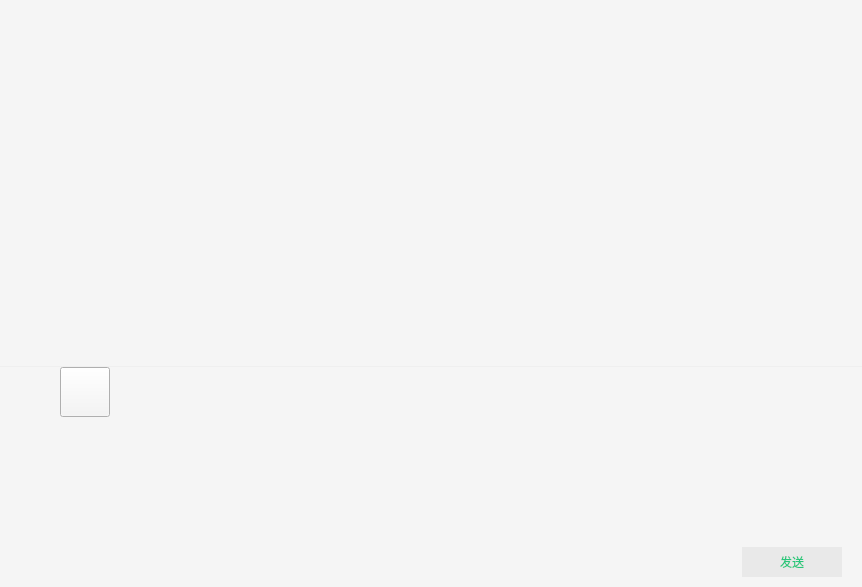
<?xml version="1.0" encoding="UTF-8"?>
<ui version="4.0">
 <class>Groupchat_windows</class>
 <widget class="QWidget" name="Groupchat_windows">
  <property name="geometry">
   <rect>
    <x>0</x>
    <y>0</y>
    <width>862</width>
    <height>587</height>
   </rect>
  </property>
  <property name="windowTitle">
   <string>Form</string>
  </property>
  <layout class="QGridLayout" name="gridLayout_2">
   <property name="leftMargin">
    <number>0</number>
   </property>
   <property name="topMargin">
    <number>0</number>
   </property>
   <property name="rightMargin">
    <number>0</number>
   </property>
   <property name="bottomMargin">
    <number>0</number>
   </property>
   <property name="horizontalSpacing">
    <number>0</number>
   </property>
   <property name="verticalSpacing">
    <number>1</number>
   </property>
   <item row="0" column="0">
    <widget class="QListWidget" name="listWidget">
     <property name="styleSheet">
      <string notr="true">border:none;
background-color: rgb(245,245,245);
</string>
     </property>
    </widget>
   </item>
   <item row="1" column="0">
    <widget class="QWidget" name="widget_2" native="true">
     <property name="minimumSize">
      <size>
       <width>0</width>
       <height>220</height>
      </size>
     </property>
     <property name="maximumSize">
      <size>
       <width>16777215</width>
       <height>220</height>
      </size>
     </property>
     <property name="styleSheet">
      <string notr="true">background-color: rgb(245,245,245);</string>
     </property>
     <layout class="QGridLayout" name="gridLayout">
      <property name="leftMargin">
       <number>0</number>
      </property>
      <property name="topMargin">
       <number>0</number>
      </property>
      <property name="rightMargin">
       <number>0</number>
      </property>
      <property name="bottomMargin">
       <number>0</number>
      </property>
      <property name="spacing">
       <number>0</number>
      </property>
      <item row="1" column="0">
       <spacer name="horizontalSpacer_3">
        <property name="orientation">
         <enum>Qt::Horizontal</enum>
        </property>
        <property name="sizeType">
         <enum>QSizePolicy::Fixed</enum>
        </property>
        <property name="sizeHint" stdset="0">
         <size>
          <width>15</width>
          <height>20</height>
         </size>
        </property>
       </spacer>
      </item>
      <item row="1" column="1">
       <widget class="QTextEdit" name="textEditWrite">
        <property name="font">
         <font>
          <family>微软雅黑 Light</family>
          <pointsize>10</pointsize>
         </font>
        </property>
        <property name="styleSheet">
         <string notr="true">border:none;
background-color: rgb(245,245,245);
left-margin: 10px;</string>
        </property>
       </widget>
      </item>
      <item row="0" column="0" colspan="2">
       <widget class="QWidget" name="widget_3" native="true">
        <property name="minimumSize">
         <size>
          <width>0</width>
          <height>50</height>
         </size>
        </property>
        <property name="maximumSize">
         <size>
          <width>16777215</width>
          <height>50</height>
         </size>
        </property>
        <property name="styleSheet">
         <string notr="true">background-color: rgb(245,245,245);</string>
        </property>
        <layout class="QGridLayout" name="gridLayout_4">
         <property name="leftMargin">
          <number>10</number>
         </property>
         <property name="topMargin">
          <number>0</number>
         </property>
         <property name="rightMargin">
          <number>0</number>
         </property>
         <property name="bottomMargin">
          <number>0</number>
         </property>
         <property name="spacing">
          <number>0</number>
         </property>
         <item row="0" column="0">
          <widget class="QPushButton" name="emoji">
           <property name="minimumSize">
            <size>
             <width>50</width>
             <height>50</height>
            </size>
           </property>
           <property name="maximumSize">
            <size>
             <width>50</width>
             <height>50</height>
            </size>
           </property>
           <property name="styleSheet">
            <string notr="true">QPushButton#emoji{
border:none;
}
QPushButton#emoji:hover{
background-color: rgb(208, 208, 208);
border:none;
}
QPushiButton#emoji:pressed{
background-color: rgb(157, 157, 157);
border:none;
}</string>
           </property>
           <property name="text">
            <string/>
           </property>
          </widget>
         </item>
         <item row="0" column="1">
          <widget class="QPushButton" name="send_file">
           <property name="minimumSize">
            <size>
             <width>50</width>
             <height>50</height>
            </size>
           </property>
           <property name="maximumSize">
            <size>
             <width>50</width>
             <height>50</height>
            </size>
           </property>
           <property name="styleSheet">
            <string notr="true">QPushButton#send_file{
border:none;
}
QPushButton#send_file:hover{
background-color: rgb(208, 208, 208);
border:none;
}
QPushiButton#send_file:pressed{
background-color: rgb(157, 157, 157);
border:none;
}</string>
           </property>
           <property name="text">
            <string/>
           </property>
          </widget>
         </item>
         <item row="0" column="2">
          <widget class="QPushButton" name="prtsc">
           <property name="minimumSize">
            <size>
             <width>50</width>
             <height>50</height>
            </size>
           </property>
           <property name="maximumSize">
            <size>
             <width>50</width>
             <height>50</height>
            </size>
           </property>
           <property name="styleSheet">
            <string notr="true">border:none;</string>
           </property>
           <property name="text">
            <string/>
           </property>
          </widget>
         </item>
         <item row="0" column="3">
          <widget class="QPushButton" name="history">
           <property name="minimumSize">
            <size>
             <width>50</width>
             <height>50</height>
            </size>
           </property>
           <property name="maximumSize">
            <size>
             <width>50</width>
             <height>50</height>
            </size>
           </property>
           <property name="styleSheet">
            <string notr="true">QPushButton#history{
border:none;
}
QPushButton#history:hover{
background-color: rgb(208, 208, 208);
border:none;
}
QPushiButton#history:pressed{
background-color: rgb(157, 157, 157);
border:none;
}</string>
           </property>
           <property name="text">
            <string/>
           </property>
          </widget>
         </item>
         <item row="0" column="4">
          <spacer name="horizontalSpacer_2">
           <property name="orientation">
            <enum>Qt::Horizontal</enum>
           </property>
           <property name="sizeHint" stdset="0">
            <size>
             <width>40</width>
             <height>20</height>
            </size>
           </property>
          </spacer>
         </item>
        </layout>
       </widget>
      </item>
      <item row="2" column="0" colspan="3">
       <widget class="QWidget" name="widget" native="true">
        <property name="minimumSize">
         <size>
          <width>0</width>
          <height>50</height>
         </size>
        </property>
        <property name="maximumSize">
         <size>
          <width>16777215</width>
          <height>50</height>
         </size>
        </property>
        <property name="styleSheet">
         <string notr="true">QWidget#widget{background-color: rgb(245,245,245);}
</string>
        </property>
        <layout class="QGridLayout" name="gridLayout_3">
         <property name="leftMargin">
          <number>0</number>
         </property>
         <property name="topMargin">
          <number>5</number>
         </property>
         <property name="rightMargin">
          <number>20</number>
         </property>
         <property name="bottomMargin">
          <number>5</number>
         </property>
         <property name="spacing">
          <number>0</number>
         </property>
         <item row="0" column="1">
          <widget class="QPushButton" name="pushButton">
           <property name="minimumSize">
            <size>
             <width>100</width>
             <height>30</height>
            </size>
           </property>
           <property name="maximumSize">
            <size>
             <width>100</width>
             <height>30</height>
            </size>
           </property>
           <property name="styleSheet">
            <string notr="true">QPushButton#pushButton{
font: 11pt &quot;幼圆&quot;;
color:rgb(40,199,123);
background-color: rgb(233,233,233);
border:none;
}
QPushButton#pushButton:hover{
background-color: rgb(183, 183, 183);
}</string>
           </property>
           <property name="text">
            <string>发送</string>
           </property>
          </widget>
         </item>
         <item row="0" column="0">
          <spacer name="horizontalSpacer">
           <property name="orientation">
            <enum>Qt::Horizontal</enum>
           </property>
           <property name="sizeHint" stdset="0">
            <size>
             <width>40</width>
             <height>20</height>
            </size>
           </property>
          </spacer>
         </item>
        </layout>
       </widget>
      </item>
      <item row="0" column="2" rowspan="2">
       <widget class="QListWidget" name="listWidgetGroupNumbers">
        <property name="minimumSize">
         <size>
          <width>200</width>
          <height>0</height>
         </size>
        </property>
        <property name="maximumSize">
         <size>
          <width>200</width>
          <height>16777215</height>
         </size>
        </property>
        <property name="styleSheet">
         <string notr="true">border:none;
background-color: rgb(245,245,245);
font: 16pt &quot;Eras Demi ITC&quot;;
</string>
        </property>
       </widget>
      </item>
     </layout>
    </widget>
   </item>
  </layout>
 </widget>
 <resources/>
 <connections/>
</ui>
